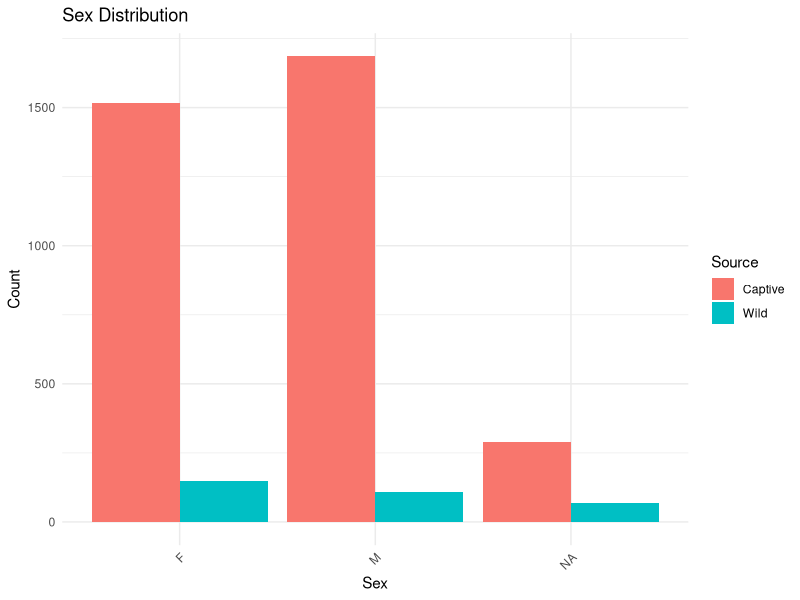
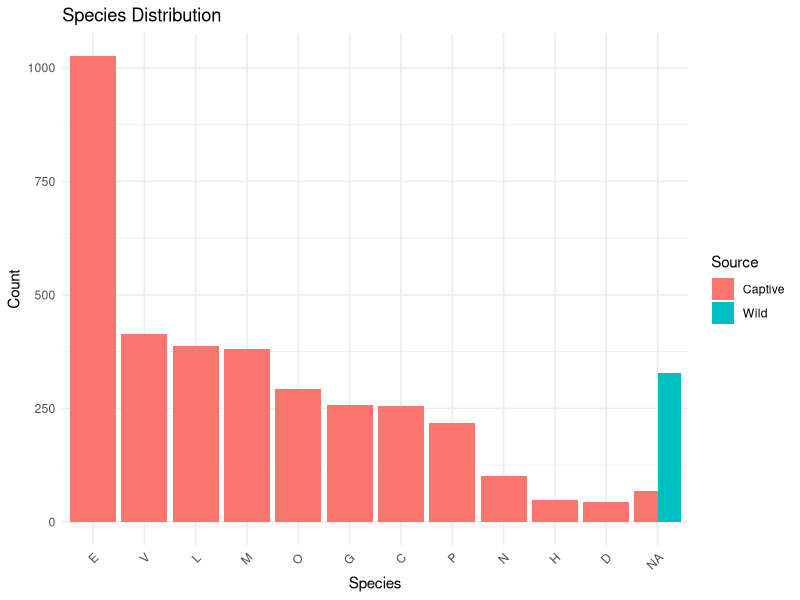
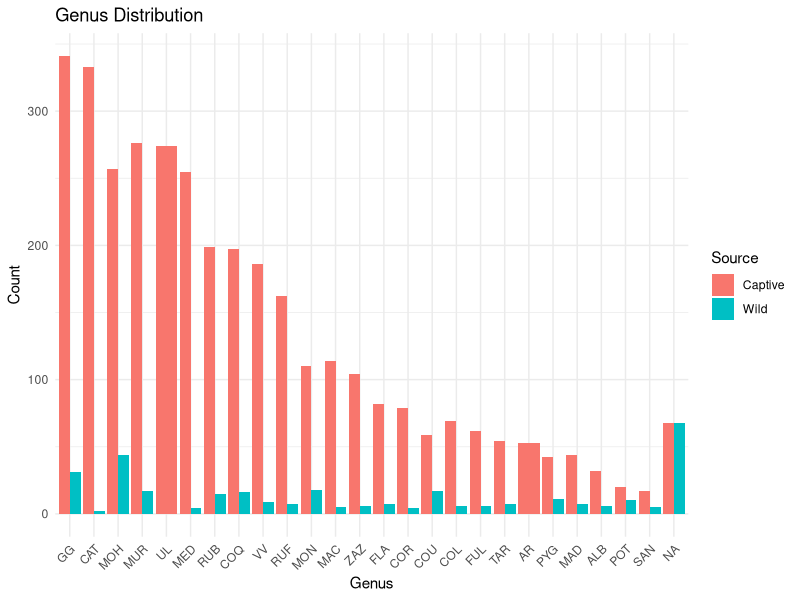
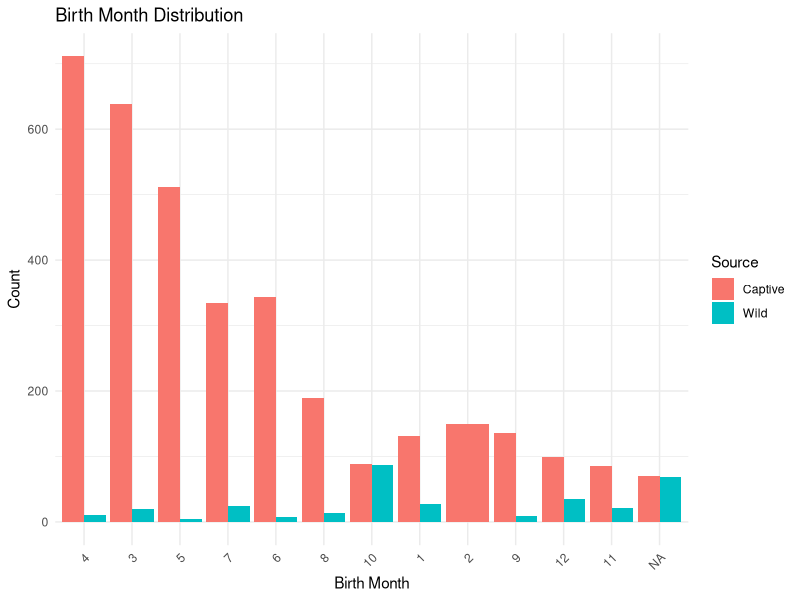

Recreate these plots in R, in order.
# Load required libraries
library(ggplot2)
library(dplyr)

# Read data
wild_data <- read.csv("data/analysis_data/wild.csv")
captive_data <- read.csv("data/analysis_data/captive.csv")

# Load required libraries
library(ggplot2)
library(dplyr)
library(forcats)

# Add a source column to differentiate between wild and captive data
wild_data <- wild_data %>%
  mutate(source = "Wild")
captive_data <- captive_data %>%
  mutate(source = "Captive")

# convert animal_id to integer
wild_data$animal_id <- as.integer(wild_data$animal_id)

# Combine datasets
combined_data <- bind_rows(wild_data, captive_data)

# Reusable plot function
create_plot <- function(data, aes_var, fill_var, title, x_label) {
  ggplot(data, aes(x = !!sym(aes_var), fill = !!sym(fill_var))) +
    geom_bar(position = "dodge") +
    labs(title = title, x = x_label, y = "Count", fill = "Source") +
    theme_minimal() +
    theme(axis.text.x = element_text(angle = 45, vjust = 1, hjust = 1))
}

# Modify data for ordering by frequency
combined_data <- combined_data %>%
  mutate(
    species = fct_infreq(species),
    genus = fct_infreq(genus),
    month_born = fct_infreq(as.factor(month_born))
  )

# Generate combined plots
sex_plot <- create_plot(combined_data, "sex", "source", "Sex Distribution", "Sex")
species_plot <- create_plot(combined_data, "species", "source", "Species Distribution", "Species")
genus_plot <- create_plot(combined_data, "genus", "source", "Genus Distribution", "Genus")
month_plot <- create_plot(combined_data, "month_born", "source", "Birth Month Distribution", "Birth Month")

# Display plots
sex_plot
species_plot
genus_plot
month_plot
